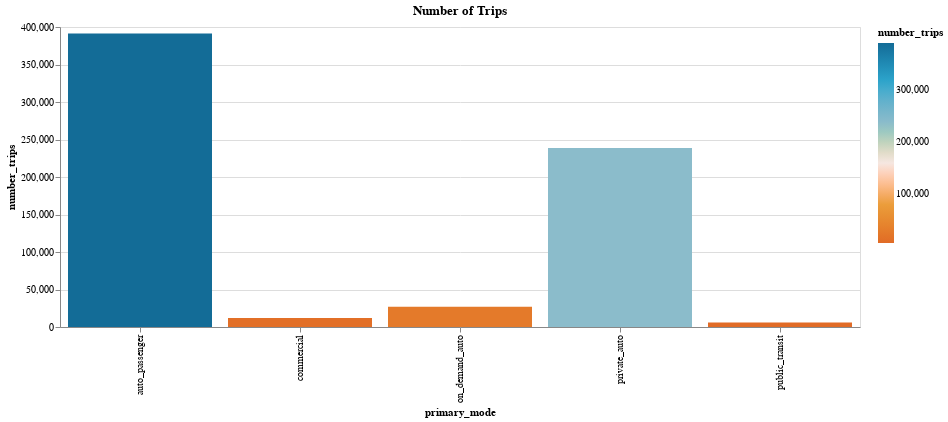

Notebook code for this chart:
### Code cell
chart = (
        alt.Chart(trips)
        .mark_bar()
        .encode(
            x=alt.X("primary_mode"),
            y=alt.Y("number_trips"),
            color=alt.Color("number_trips", scale=alt.Scale(range = cp.CALITP_DIVERGING_COLORS,)
            ), tooltip=trips.columns.tolist())
      .properties(title="Number of Trips",
    width=800,
    height=300)
        )
chart

### Figure 1 — Vega-Lite specification as saved in the notebook (floating-point values rounded to 4 significant figures)
{"config": {"view": {"continuousWidth": 300, "continuousHeight": 300}}, "data": {"name": "data-5ebbbb8d3f3ea3fc2a2c0aba4ca6c486"}, "mark": {"type": "bar"}, "encoding": {"color": {"field": "number_trips", "scale": {"range": ["#E16B26", "#EB9F3C", "#f6e7e1", "#8CBCCB", "#2EA8CE", "#136C97"]}, "type": "quantitative"}, "tooltip": [{"field": "primary_mode", "type": "nominal"}, {"field": "avg_trip_time", "type": "quantitative"}, {"field": "number_trips", "type": "quantitative"}], "x": {"field": "primary_mode", "type": "nominal"}, "y": {"field": "number_trips", "type": "quantitative"}}, "height": 300, "title": "Number of Trips", "width": 800, "$schema": "https://vega.github.io/schema/vega-lite/v5.14.1.json", "datasets": {"data-5ebbbb8d3f3ea3fc2a2c0aba4ca6c486": [{"primary_mode": "auto_passenger", "avg_trip_time": 49.56, "number_trips": 391291}, {"primary_mode": "commercial", "avg_trip_time": 37.51, "number_trips": 11897}, {"primary_mode": "on_demand_auto", "avg_trip_time": 34.72, "number_trips": 26953}, {"primary_mode": "private_auto", "avg_trip_time": 59.58, "number_trips": 238690}, {"primary_mode": "public_transit", "avg_trip_time": 52.36, "number_trips": 6033}]}}
